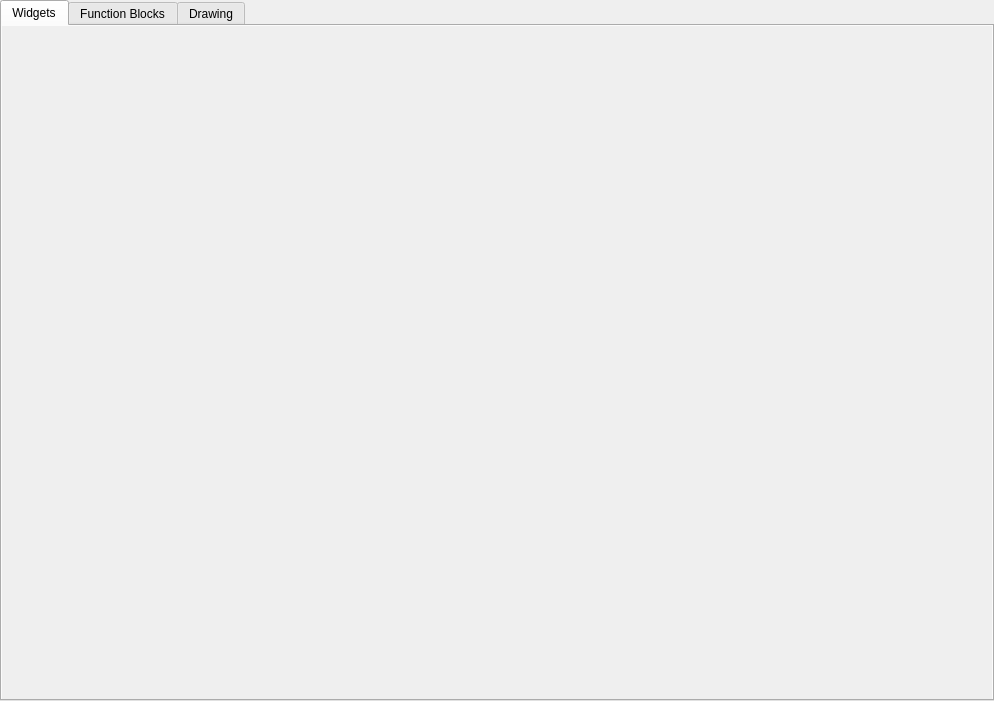
<?xml version="1.0" encoding="UTF-8"?>
<ui version="4.0">
 <class>C_SyvDaDashboardToolbox</class>
 <widget class="QWidget" name="C_SyvDaDashboardToolbox">
  <property name="geometry">
   <rect>
    <x>0</x>
    <y>0</y>
    <width>994</width>
    <height>701</height>
   </rect>
  </property>
  <property name="windowTitle">
   <string>Form</string>
  </property>
  <layout class="QVBoxLayout" name="verticalLayout">
   <property name="leftMargin">
    <number>0</number>
   </property>
   <property name="topMargin">
    <number>0</number>
   </property>
   <property name="rightMargin">
    <number>0</number>
   </property>
   <property name="bottomMargin">
    <number>0</number>
   </property>
   <item>
    <widget class="stw::opensyde_gui_elements::C_OgeTawToolBox" name="pc_TabWidget">
     <property name="focusPolicy">
      <enum>Qt::NoFocus</enum>
     </property>
     <widget class="QWidget" name="pc_TabWidgets">
      <attribute name="title">
       <string>Widgets</string>
      </attribute>
      <layout class="QGridLayout" name="gridLayout_2">
       <property name="leftMargin">
        <number>0</number>
       </property>
       <property name="topMargin">
        <number>0</number>
       </property>
       <property name="rightMargin">
        <number>0</number>
       </property>
       <property name="bottomMargin">
        <number>0</number>
       </property>
       <item row="1" column="0">
        <widget class="stw::opensyde_gui_elements::C_OgeSmoothScrollArea" name="pc_ScrollAreaWidgets">
         <property name="frameShape">
          <enum>QFrame::NoFrame</enum>
         </property>
         <property name="horizontalScrollBarPolicy">
          <enum>Qt::ScrollBarAlwaysOff</enum>
         </property>
         <property name="widgetResizable">
          <bool>true</bool>
         </property>
         <widget class="stw::opensyde_gui_elements::C_OgeWiOnlyBackground" name="pc_ScrollAreaWidgetsWidget">
          <property name="geometry">
           <rect>
            <x>0</x>
            <y>0</y>
            <width>988</width>
            <height>675</height>
           </rect>
          </property>
          <property name="autoFillBackground">
           <bool>true</bool>
          </property>
          <layout class="QGridLayout" name="gridLayout_4">
           <property name="leftMargin">
            <number>14</number>
           </property>
           <item row="0" column="0">
            <layout class="QVBoxLayout" name="pc_VerticalLayout1"/>
           </item>
          </layout>
         </widget>
        </widget>
       </item>
      </layout>
     </widget>
     <widget class="QWidget" name="pc_TabFunctionBlocks">
      <attribute name="title">
       <string>Function Blocks</string>
      </attribute>
      <layout class="QGridLayout" name="gridLayout_7">
       <property name="leftMargin">
        <number>0</number>
       </property>
       <property name="topMargin">
        <number>0</number>
       </property>
       <property name="rightMargin">
        <number>0</number>
       </property>
       <property name="bottomMargin">
        <number>0</number>
       </property>
       <item row="0" column="0">
        <widget class="stw::opensyde_gui_elements::C_OgeSmoothScrollArea" name="pc_ScrollAreaFunctionBlocks">
         <property name="frameShape">
          <enum>QFrame::NoFrame</enum>
         </property>
         <property name="horizontalScrollBarPolicy">
          <enum>Qt::ScrollBarAlwaysOff</enum>
         </property>
         <property name="widgetResizable">
          <bool>true</bool>
         </property>
         <widget class="stw::opensyde_gui_elements::C_OgeWiOnlyBackground" name="pc_ScrollAreaFunctionBlocksWidget">
          <property name="geometry">
           <rect>
            <x>0</x>
            <y>0</y>
            <width>988</width>
            <height>675</height>
           </rect>
          </property>
          <property name="autoFillBackground">
           <bool>true</bool>
          </property>
          <layout class="QGridLayout" name="gridLayout_6">
           <property name="leftMargin">
            <number>14</number>
           </property>
           <item row="0" column="0">
            <layout class="QVBoxLayout" name="pc_VerticalLayout3">
             <property name="topMargin">
              <number>0</number>
             </property>
            </layout>
           </item>
          </layout>
         </widget>
        </widget>
       </item>
      </layout>
     </widget>
     <widget class="QWidget" name="pc_TabDrawing">
      <attribute name="title">
       <string>Drawing</string>
      </attribute>
      <layout class="QGridLayout" name="gridLayout_3">
       <property name="leftMargin">
        <number>0</number>
       </property>
       <property name="topMargin">
        <number>0</number>
       </property>
       <property name="rightMargin">
        <number>0</number>
       </property>
       <property name="bottomMargin">
        <number>0</number>
       </property>
       <item row="0" column="0">
        <widget class="stw::opensyde_gui_elements::C_OgeSmoothScrollArea" name="pc_ScrollAreaDrawing">
         <property name="frameShape">
          <enum>QFrame::NoFrame</enum>
         </property>
         <property name="horizontalScrollBarPolicy">
          <enum>Qt::ScrollBarAlwaysOff</enum>
         </property>
         <property name="widgetResizable">
          <bool>true</bool>
         </property>
         <widget class="stw::opensyde_gui_elements::C_OgeWiOnlyBackground" name="pc_ScrollAreaDrawingWidget">
          <property name="geometry">
           <rect>
            <x>0</x>
            <y>0</y>
            <width>988</width>
            <height>675</height>
           </rect>
          </property>
          <property name="autoFillBackground">
           <bool>true</bool>
          </property>
          <layout class="QGridLayout" name="gridLayout_5">
           <property name="leftMargin">
            <number>14</number>
           </property>
           <item row="0" column="0">
            <layout class="QVBoxLayout" name="pc_VerticalLayout2" stretch="0,0,1">
             <item>
              <widget class="QLabel" name="pc_LabelFreeElements">
               <property name="styleRole" stdset="0">
                <string>toolbox-heading-group</string>
               </property>
               <property name="text">
                <string>Free Elements</string>
               </property>
              </widget>
             </item>
             <item>
              <widget class="stw::opensyde_gui::C_SdTopologyListWidget" name="pc_ListWidgetDrawing">
               <property name="frameShape">
                <enum>QFrame::NoFrame</enum>
               </property>
               <property name="verticalScrollBarPolicy">
                <enum>Qt::ScrollBarAlwaysOff</enum>
               </property>
               <property name="horizontalScrollBarPolicy">
                <enum>Qt::ScrollBarAlwaysOff</enum>
               </property>
              </widget>
             </item>
             <item>
              <spacer name="pc_VerticalSpacer2">
               <property name="orientation">
                <enum>Qt::Vertical</enum>
               </property>
               <property name="sizeHint" stdset="0">
                <size>
                 <width>20</width>
                 <height>40</height>
                </size>
               </property>
              </spacer>
             </item>
            </layout>
           </item>
          </layout>
         </widget>
        </widget>
       </item>
      </layout>
     </widget>
    </widget>
   </item>
  </layout>
 </widget>
 <customwidgets>
  <customwidget>
   <class>stw::opensyde_gui_elements::C_OgeWiOnlyBackground</class>
   <extends>QWidget</extends>
   <header>C_OgeWiOnlyBackground.hpp</header>
   <container>1</container>
  </customwidget>
  <customwidget>
   <class>stw::opensyde_gui::C_SdTopologyListWidget</class>
   <extends>QListWidget</extends>
   <header>C_SdTopologyListWidget.hpp</header>
  </customwidget>
  <customwidget>
   <class>stw::opensyde_gui_elements::C_OgeTawToolBox</class>
   <extends>QTabWidget</extends>
   <header>C_OgeTawToolBox.hpp</header>
   <container>1</container>
  </customwidget>
  <customwidget>
   <class>stw::opensyde_gui_elements::C_OgeSmoothScrollArea</class>
   <extends>QScrollArea</extends>
   <header>C_OgeSmoothScrollArea.hpp</header>
   <container>1</container>
  </customwidget>
 </customwidgets>
 <resources/>
 <connections/>
</ui>
